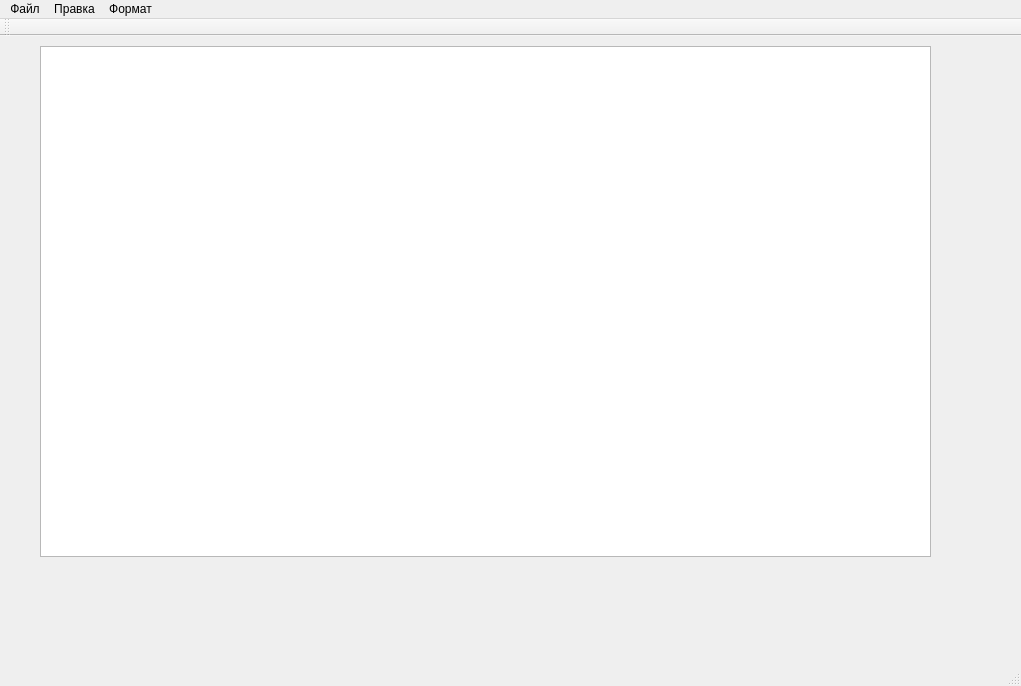
<?xml version="1.0" encoding="UTF-8"?>
<ui version="4.0">
 <class>MainWindow</class>
 <widget class="QMainWindow" name="MainWindow">
  <property name="geometry">
   <rect>
    <x>0</x>
    <y>0</y>
    <width>1021</width>
    <height>686</height>
   </rect>
  </property>
  <property name="windowTitle">
   <string>MainWindow</string>
  </property>
  <widget class="QWidget" name="centralWidget">
   <widget class="QTextEdit" name="textEdit">
    <property name="geometry">
     <rect>
      <x>40</x>
      <y>10</y>
      <width>891</width>
      <height>511</height>
     </rect>
    </property>
    <property name="tabChangesFocus">
     <bool>false</bool>
    </property>
   </widget>
  </widget>
  <widget class="QMenuBar" name="menuBar">
   <property name="geometry">
    <rect>
     <x>0</x>
     <y>0</y>
     <width>1021</width>
     <height>26</height>
    </rect>
   </property>
   <widget class="QMenu" name="menu">
    <property name="title">
     <string>Файл</string>
    </property>
    <addaction name="Menu_create"/>
    <addaction name="Menu_open"/>
    <addaction name="Menu_save"/>
    <addaction name="Menu_save_as"/>
    <addaction name="separator"/>
    <addaction name="Menu_exit"/>
   </widget>
   <widget class="QMenu" name="menu_2">
    <property name="title">
     <string>Формат</string>
    </property>
    <addaction name="Menu_font"/>
    <addaction name="color"/>
    <addaction name="color_t"/>
    <addaction name="action"/>
   </widget>
   <widget class="QMenu" name="menu_3">
    <property name="title">
     <string>Правка</string>
    </property>
    <addaction name="Menu_undo"/>
    <addaction name="separator"/>
    <addaction name="Menu_cut"/>
    <addaction name="Menu_copy"/>
    <addaction name="Menu_paste"/>
    <addaction name="Menu_redo"/>
    <addaction name="separator"/>
    <addaction name="all"/>
    <addaction name="data"/>
   </widget>
   <addaction name="menu"/>
   <addaction name="menu_3"/>
   <addaction name="menu_2"/>
  </widget>
  <widget class="QToolBar" name="mainToolBar">
   <attribute name="toolBarArea">
    <enum>TopToolBarArea</enum>
   </attribute>
   <attribute name="toolBarBreak">
    <bool>false</bool>
   </attribute>
  </widget>
  <widget class="QStatusBar" name="statusBar"/>
  <action name="Menu_create">
   <property name="text">
    <string>Создать</string>
   </property>
   <property name="shortcut">
    <string>Ctrl+N</string>
   </property>
  </action>
  <action name="Menu_open">
   <property name="text">
    <string>Открыть</string>
   </property>
   <property name="shortcut">
    <string>Ctrl+O</string>
   </property>
  </action>
  <action name="Menu_save">
   <property name="text">
    <string>Сохранить</string>
   </property>
   <property name="shortcut">
    <string>Ctrl+S</string>
   </property>
  </action>
  <action name="Menu_save_as">
   <property name="text">
    <string>Сохранить как</string>
   </property>
   <property name="shortcut">
    <string>Ctrl+Shift+S</string>
   </property>
  </action>
  <action name="Menu_exit">
   <property name="text">
    <string>Выход</string>
   </property>
  </action>
  <action name="Menu_font">
   <property name="text">
    <string>Шрифт...</string>
   </property>
  </action>
  <action name="Menu_undo">
   <property name="text">
    <string>Отменить</string>
   </property>
   <property name="shortcut">
    <string>Ctrl+Z</string>
   </property>
  </action>
  <action name="Menu_cut">
   <property name="text">
    <string>Вырезать</string>
   </property>
   <property name="shortcut">
    <string>Ctrl+X</string>
   </property>
  </action>
  <action name="Menu_copy">
   <property name="text">
    <string>Копировать</string>
   </property>
   <property name="shortcut">
    <string>Ctrl+C</string>
   </property>
  </action>
  <action name="Menu_paste">
   <property name="text">
    <string>Вставить</string>
   </property>
   <property name="shortcut">
    <string>Ctrl+V</string>
   </property>
  </action>
  <action name="Menu_redo">
   <property name="text">
    <string>Удалить</string>
   </property>
   <property name="shortcut">
    <string>Del</string>
   </property>
  </action>
  <action name="data">
   <property name="text">
    <string>Дата и время</string>
   </property>
   <property name="shortcut">
    <string>F5</string>
   </property>
  </action>
  <action name="all">
   <property name="text">
    <string>Выделить все</string>
   </property>
   <property name="shortcut">
    <string>Ctrl+A</string>
   </property>
  </action>
  <action name="color">
   <property name="text">
    <string>Цвет фона</string>
   </property>
  </action>
  <action name="color_t">
   <property name="text">
    <string>Цвет текста</string>
   </property>
  </action>
  <action name="action">
   <property name="text">
    <string>Вернуть все</string>
   </property>
  </action>
 </widget>
 <layoutdefault spacing="6" margin="11"/>
 <resources/>
 <connections/>
</ui>
